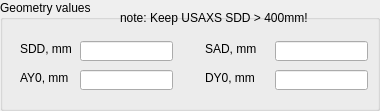
   <widget class="QGroupBox" name="groupBox_16">
    <property name="geometry">
     <rect>
      <x>720</x>
      <y>10</y>
      <width>380</width>
      <height>111</height>
     </rect>
    </property>
    <property name="title">
     <string>Geometry values</string>
    </property>
    <widget class="QLabel" name="label_18">
     <property name="geometry">
      <rect>
       <x>11</x>
       <y>25</y>
       <width>16</width>
       <height>16</height>
      </rect>
     </property>
     <property name="text">
      <string/>
     </property>
    </widget>
    <widget class="caTextEntry" name="catextentry_111">
     <property name="geometry">
      <rect>
       <x>275</x>
       <y>70</y>
       <width>93</width>
       <height>20</height>
      </rect>
     </property>
     <property name="channel" stdset="0">
      <string notr="true">9idcLAX:USAXS:DY0.VAL</string>
     </property>
     <property name="background">
      <color>
       <red>115</red>
       <green>215</green>
       <blue>253</blue>
      </color>
     </property>
     <property name="colorMode">
      <enum>caLineEdit::Static</enum>
     </property>
    </widget>
    <widget class="QLabel" name="label_66">
     <property name="geometry">
      <rect>
       <x>20</x>
       <y>70</y>
       <width>52</width>
       <height>16</height>
      </rect>
     </property>
     <property name="text">
      <string>AY0, mm</string>
     </property>
    </widget>
    <widget class="QLabel" name="label_82">
     <property name="geometry">
      <rect>
       <x>205</x>
       <y>70</y>
       <width>53</width>
       <height>16</height>
      </rect>
     </property>
     <property name="text">
      <string>DY0, mm</string>
     </property>
    </widget>
    <widget class="caTextEntry" name="catextentry_109">
     <property name="geometry">
      <rect>
       <x>80</x>
       <y>70</y>
       <width>93</width>
       <height>20</height>
      </rect>
     </property>
     <property name="channel" stdset="0">
      <string notr="true">9idcLAX:USAXS:AY0.VAL</string>
     </property>
     <property name="background">
      <color>
       <red>115</red>
       <green>215</green>
       <blue>253</blue>
      </color>
     </property>
     <property name="colorMode">
      <enum>caLineEdit::Static</enum>
     </property>
    </widget>
    <widget class="QLabel" name="label">
     <property name="geometry">
      <rect>
       <x>120</x>
       <y>10</y>
       <width>227</width>
       <height>16</height>
      </rect>
     </property>
     <property name="text">
      <string>note: Keep USAXS SDD &gt; 400mm!</string>
     </property>
    </widget>
    <widget class="QLabel" name="label_57">
     <property name="geometry">
      <rect>
       <x>20</x>
       <y>41</y>
       <width>56</width>
       <height>16</height>
      </rect>
     </property>
     <property name="text">
      <string>SDD, mm</string>
     </property>
    </widget>
    <widget class="QLabel" name="label_54">
     <property name="geometry">
      <rect>
       <x>205</x>
       <y>41</y>
       <width>55</width>
       <height>16</height>
      </rect>
     </property>
     <property name="text">
      <string>&lt;html&gt;&lt;head/&gt;&lt;body&gt;&lt;p&gt;SAD, mm&lt;/p&gt;&lt;/body&gt;&lt;/html&gt;</string>
     </property>
    </widget>
    <widget class="caTextEntry" name="catextentry_68">
     <property name="geometry">
      <rect>
       <x>80</x>
       <y>41</y>
       <width>93</width>
       <height>20</height>
      </rect>
     </property>
     <property name="channel" stdset="0">
      <string notr="true">9idcLAX:USAXS:SDD</string>
     </property>
     <property name="background">
      <color>
       <red>115</red>
       <green>215</green>
       <blue>253</blue>
      </color>
     </property>
     <property name="colorMode">
      <enum>caLineEdit::Static</enum>
     </property>
    </widget>
    <widget class="caTextEntry" name="catextentry_69">
     <property name="geometry">
      <rect>
       <x>275</x>
       <y>41</y>
       <width>93</width>
       <height>20</height>
      </rect>
     </property>
     <property name="channel" stdset="0">
      <string notr="true">9idcLAX:USAXS:SAD</string>
     </property>
     <property name="background">
      <color>
       <red>115</red>
       <green>215</green>
       <blue>253</blue>
      </color>
     </property>
     <property name="colorMode">
      <enum>caLineEdit::Static</enum>
     </property>
    </widget>
    <zorder>label_18</zorder>
    <zorder>catextentry_111</zorder>
    <zorder>label_66</zorder>
    <zorder>label_82</zorder>
    <zorder>catextentry_109</zorder>
    <zorder>groupBox_14</zorder>
    <zorder>label</zorder>
    <zorder>label_57</zorder>
    <zorder>label_54</zorder>
    <zorder>catextentry_68</zorder>
    <zorder>catextentry_69</zorder>
   </widget>
